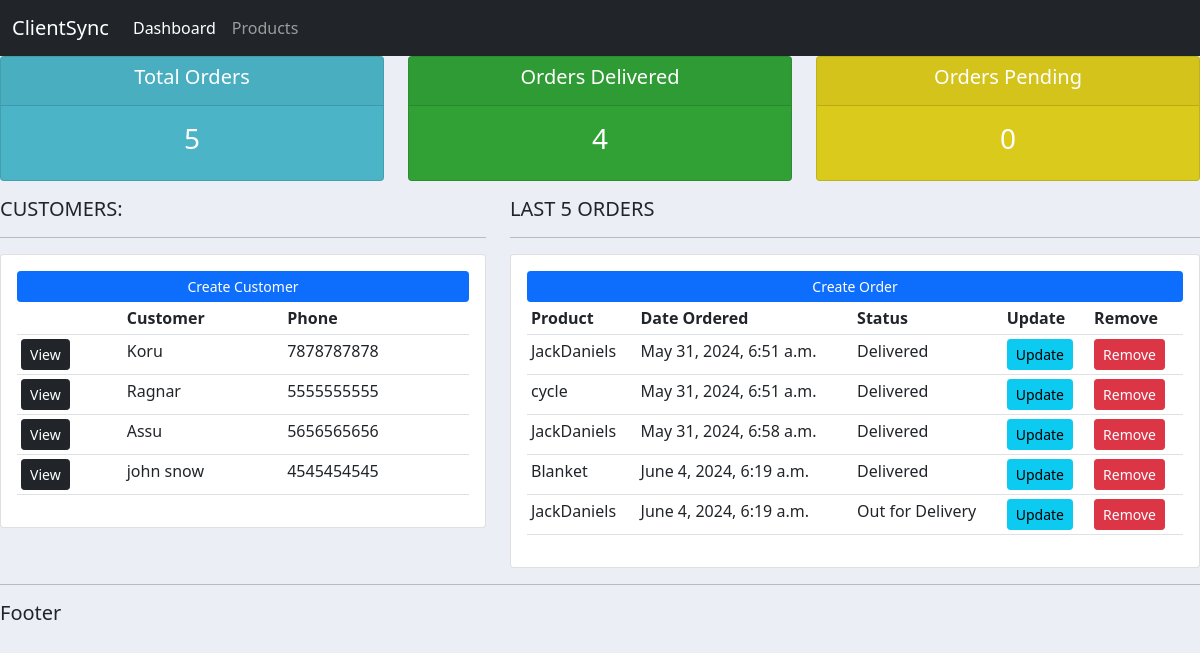
Before: / with the older database file.
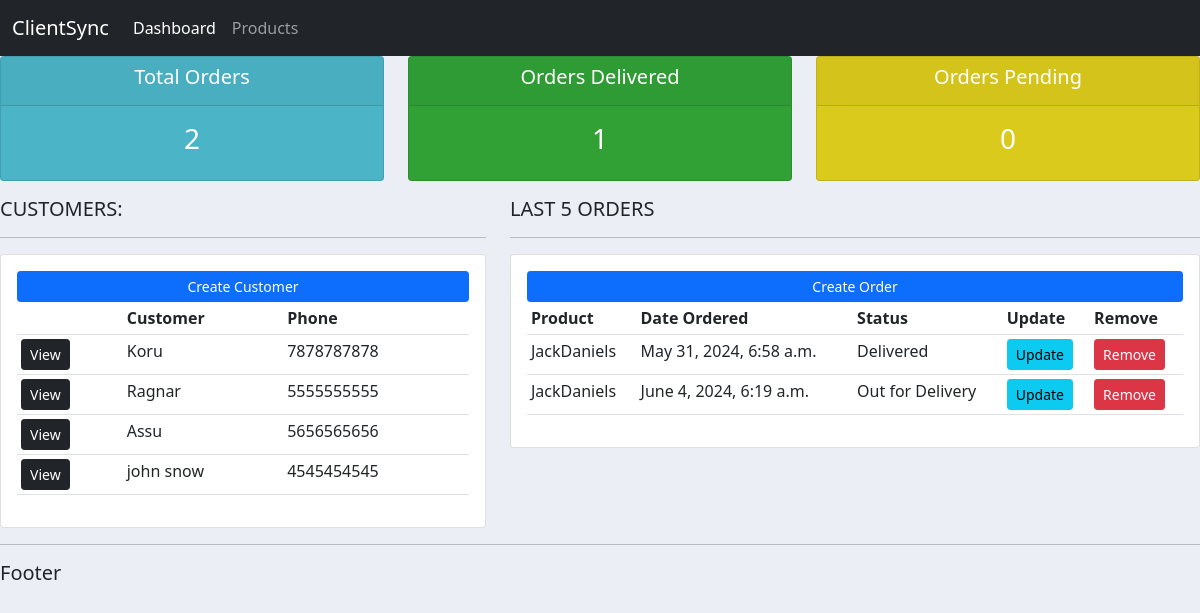
After: the same page with the newer database file.
### accounts/models.py (models this page shows, shortened)
class Customer(models.Model):
    name = models.CharField(max_length=30, null=True)
    phone = models.CharField(max_length=10, null=True)
    email = models.CharField(max_length=50, null=True)
    created_date = models.DateTimeField(auto_now_add=True, null=True)

class Order(models.Model):
    STATUS = (
        ('Pending', 'Pending'),
        ('Out for Delivery', 'Out for Delivery'),
        ('Delivered','Delivered')
    )
    customer = models.ForeignKey(Customer, null=True, on_delete=models.SET_NULL)
    product = models.ForeignKey(Product, null=True, on_delete=models.SET_NULL)
    date_created = models.DateTimeField(auto_now_add=True)
    status = models.CharField(max_length=100,null=True,choices=STATUS)

class Product(models.Model):
    CATEGORIES = (
        ('Indoor', 'Indoor'),
        ('Outdoor', 'Outdoor')
    )
    name = models.CharField(max_length=100, null=True)
    price = models.FloatField(null=True)
    category = models.CharField(max_length=100, null=True, choices=CATEGORIES)
    description = models.TextField(max_length=100, null=True)
    date_created = models.DateTimeField(auto_now_add=True)
    tags = models.ManyToManyField(Tags)
    def __str__(self) -> str:
        return self.name

### accounts/views.py (the view)
# urls.py: path('', views.home, name='home' ),
def home(request):
    orders = Order.objects.all()
    customers = Customer.objects.all()
    total_customers = customers.count()
    total_orders = orders.count()
    delivered = orders.filter(status='Delivered').count()
    pending = orders.filter(status='Pending').count()
    context = {'orders':orders, 'customers':customers,
            'total_orders':total_orders,
            'delivered':delivered,'pending':pending}
    return render(request, 'accounts/dashboard.html',context)

### accounts/templates/accounts/dashboard.html
{%extends 'accounts/main.html'%}
{%block content%}
{%include 'accounts/status.html'%}
<div class="row">
    <div class="col-md-5">
        <h5>CUSTOMERS:</h5>
        <hr>
        <div class="card card-body">
            <a class="btn btn-primary btn-sm btn-block" href="">Create Customer</a>
            <table class="table table-sm">
                <tr>
                    <th></th>
                    <th>Customer</th>
                    <th>Phone</th>
                </tr>
                {% for customer in customers %}
                <tr>
                    <td><a class="btn btn-sm btn-dark" href="{% url 'customer' customer.id %}">View</a></td>
                    <td>{{customer.name}}</td>
                    <td>{{customer.phone}}</td>
                </tr>
                {% endfor %}
            </table>
        </div>
    </div>
    <div class="col-md-7">
        <h5>LAST 5 ORDERS</h5>
        <hr>
        <div class="card card-body">
            <a class="btn btn-primary btn-sm btn-block" href="{% url 'create_order'%}">Create Order</a>
            <table class="table table-sm">
                <tr>
                    <th>Product</th>
                    <th>Date Ordered</th>
                    <th>Status</th>
                    <th>Update</th>
                    <th>Remove</th>
                </tr>
                {% for order in orders %}
                <tr>
                    <td>{{order.product}}</td>
                    <td>{{order.date_created}}</td>
                    <td>{{order.status}}</td>
                    <td><a class="btn btn-sm btn-info" href="{% url 'update_order' order.id%}">Update</a></td>
                    <td><a class="btn btn-sm btn-danger" href="{% url 'delete_order' order.id%}">Remove</a></td>
                </tr>
                {% endfor %}
            </table>
        </div>
    </div>
</div>
{%endblock content%}

### accounts/templates/accounts/main.html (shortened to what this page needs)
{%load static%}
<!DOCTYPE html>
<html lang="en">
<head>
    <link href="https://cdn.jsdelivr.net/npm/bootstrap@5.0.2/dist/css/bootstrap.min.css" rel="stylesheet">
    <link rel="stylesheet" href="{% static '/css/main.css' %}">
</head>
<body>
    {%include 'accounts/navbar.html'%}
    {%block content%}
    {%endblock content%}
    <hr>
    <h5>Footer</h5>
</body>
</html>

### accounts/templates/accounts/navbar.html (shortened to what this page needs)
<nav class="navbar navbar-expand-lg navbar-dark bg-dark">
  <div class="container-fluid">
    <a class="navbar-brand" href="#">ClientSync</a>
    <div class="collapse navbar-collapse" id="navbarNav">
      <ul class="navbar-nav">
        <li class="nav-item">
          <a class="nav-link active" aria-current="page" href="{% url 'home' %}">Dashboard</a>
        </li>
        <li class="nav-item">
          <a class="nav-link" href="{% url 'products'%}">Products</a>
        </li>
      </ul>
    </div>
  </div>
</nav>

### accounts/templates/accounts/status.html
<div class="row">
    <div class="col">
        <div class="col-md">
            <div class="card text-center text-white mb-3" id="total-orders">
                <div class="card-header">
                    <h5 class="card-title">Total Orders</h5>
                </div>
                <div class="card-body">
                    <h3 class="card-titile">{{total_orders}}</h3>
                </div>
            </div>
        </div>
    </div>
    <div class="col">
        <div class="col-md">
            <div class="card text-center text-white mb-3" id="orders-delivered">
                <div class="card-header">
                    <h5 class="card-title">Orders Delivered</h5>
                </div>
                <div class="card-body">
                    <h3 class="card-title">{{delivered}}</h3>
                </div>
            </div>
        </div>
    </div>
    <div class="col">
        <div class="col-md">
            <div class="card text-center text-white mb-3" id="orders-pending">
                <div class="card-header">
                    <h5 class="card-title">Orders Pending</h5>
                </div>
                <div class="card-body">
                    <h3 class="card-title">{{pending}}</h3>
                </div>
            </div>
        </div>
    </div>
</div>

### static/css/main.css (style rules this page uses)
body { background-color: #ebeff5; }
#total-orders { background-color: #4cb4c7; }
#orders-delivered { background-color: #31a136; }
#orders-pending { background-color: #daca1c; }

Changed rows visible on the page:
removed Order: product "JackDaniels", date_created "May 31, 2024, 6:51 a.m.", status "Delivered"
removed Order: product "cycle", date_created "May 31, 2024, 6:51 a.m.", status "Delivered"
removed Order: product "Blanket", date_created "June 4, 2024, 6:19 a.m.", status "Delivered"
Other visible differences:
{{ total_orders }}: "5" → "2"
{{ delivered }}: "4" → "1"
